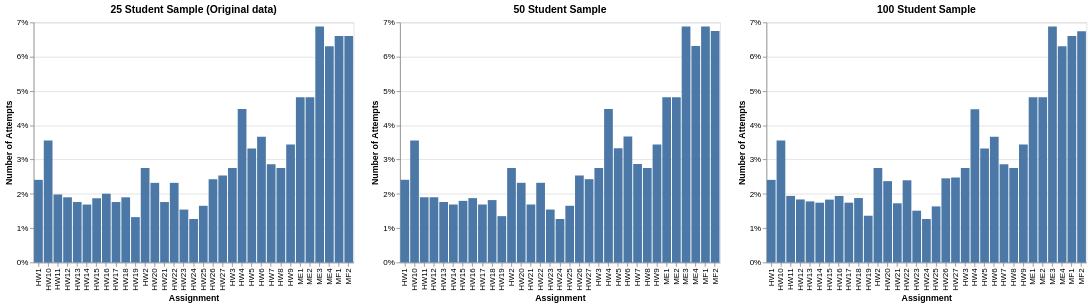

The notebook cell this image was saved under:
### Markdown cell above
### Assignment Coverage

### Code cell
coverage_chart(initial_data, 'assignment_id', '25 Student Sample (Original data)') | coverage_chart(sample_50, 'assignment_id', '50 Student Sample') | coverage_chart(sample_100,'assignment_id', '100 Student Sample')

### Figure 1 — Vega specification as saved in the notebook (floating-point values rounded to 4 significant figures)
{"$schema": "https://vega.github.io/schema/vega/v6.json", "data": [{"name": "source_0", "values": [{"__count": 1, "assignment_id": "ME3", "proportion": 0.06878}, {"__count": 1, "assignment_id": "MF2", "proportion": 0.06603}, {"__count": 1, "assignment_id": "MF1", "proportion": 0.06603}, {"__count": 1, "assignment_id": "ME4", "proportion": 0.06305}, {"__count": 1, "assignment_id": "ME1", "proportion": 0.04815}, {"__count": 1, "assignment_id": "ME2", "proportion": 0.04815}, {"__count": 1, "assignment_id": "HW4", "proportion": 0.04471}, {"__count": 1, "assignment_id": "HW6", "proportion": 0.03668}, {"__count": 1, "assignment_id": "HW10", "proportion": 0.03554}, {"__count": 1, "assignment_id": "HW9", "proportion": 0.03439}, {"__count": 1, "assignment_id": "HW5", "proportion": 0.03324}, {"__count": 1, "assignment_id": "HW7", "proportion": 0.02866}, {"__count": 1, "assignment_id": "HW8", "proportion": 0.02751}, {"__count": 1, "assignment_id": "HW3", "proportion": 0.02751}, {"__count": 1, "assignment_id": "HW2", "proportion": 0.02751}, {"__count": 1, "assignment_id": "HW27", "proportion": 0.02531}, {"__count": 1, "assignment_id": "HW26", "proportion": 0.02426}, {"__count": 1, "assignment_id": "HW1", "proportion": 0.02407}, {"__count": 1, "assignment_id": "HW20", "proportion": 0.0232}, {"__count": 1, "assignment_id": "HW22", "proportion": 0.0232}, {"__count": 1, "assignment_id": "HW16", "proportion": 0.02004}, {"__count": 1, "assignment_id": "HW11", "proportion": 0.01981}, {"__count": 1, "assignment_id": "HW18", "proportion": 0.01898}, {"__count": 1, "assignment_id": "HW12", "proportion": 0.01898}, {"__count": 1, "assignment_id": "HW15", "proportion": 0.01871}, {"__count": 1, "assignment_id": "HW17", "proportion": 0.01761}, {"__count": 1, "assignment_id": "HW21", "proportion": 0.01761}, {"__count": 1, "assignment_id": "HW13", "proportion": 0.01761}, {"__count": 1, "assignment_id": "HW14", "proportion": 0.01687}, {"__count": 1, "assignment_id": "HW25", "proportion": 0.01651}, {"__count": 1, "assignment_id": "HW23", "proportion": 0.01541}, {"__count": 1, "assignment_id": "HW19", "proportion": 0.01321}, {"__count": 1, "assignment_id": "HW24", "proportion": 0.01266}]}, {"name": "source_1", "values": [{"__count": 1, "assignment_id": "ME3", "proportion": 0.06884}, {"__count": 1, "assignment_id": "MF1", "proportion": 0.06884}, {"__count": 1, "assignment_id": "MF2", "proportion": 0.06746}, {"__count": 1, "assignment_id": "ME4", "proportion": 0.0631}, {"__count": 1, "assignment_id": "ME1", "proportion": 0.04819}, {"__count": 1, "assignment_id": "ME2", "proportion": 0.04819}, {"__count": 1, "assignment_id": "HW4", "proportion": 0.04474}, {"__count": 1, "assignment_id": "HW6", "proportion": 0.03671}, {"__count": 1, "assignment_id": "HW10", "proportion": 0.03557}, {"__count": 1, "assignment_id": "HW9", "proportion": 0.03442}, {"__count": 1, "assignment_id": "HW5", "proportion": 0.03327}, {"__count": 1, "assignment_id": "HW7", "proportion": 0.02868}, {"__count": 1, "assignment_id": "HW8", "proportion": 0.02753}, {"__count": 1, "assignment_id": "HW3", "proportion": 0.02753}, {"__count": 1, "assignment_id": "HW2", "proportion": 0.02753}, {"__count": 1, "assignment_id": "HW26", "proportion": 0.02533}, {"__count": 1, "assignment_id": "HW27", "proportion": 0.02428}, {"__count": 1, "assignment_id": "HW1", "proportion": 0.02409}, {"__count": 1, "assignment_id": "HW20", "proportion": 0.02322}, {"__count": 1, "assignment_id": "HW22", "proportion": 0.02322}, {"__count": 1, "assignment_id": "HW12", "proportion": 0.019}, {"__count": 1, "assignment_id": "HW11", "proportion": 0.019}, {"__count": 1, "assignment_id": "HW16", "proportion": 0.01875}, {"__count": 1, "assignment_id": "HW18", "proportion": 0.01817}, {"__count": 1, "assignment_id": "HW15", "proportion": 0.01794}, {"__count": 1, "assignment_id": "HW13", "proportion": 0.01762}, {"__count": 1, "assignment_id": "HW21", "proportion": 0.01689}, {"__count": 1, "assignment_id": "HW14", "proportion": 0.01689}, {"__count": 1, "assignment_id": "HW17", "proportion": 0.01689}, {"__count": 1, "assignment_id": "HW25", "proportion": 0.01652}, {"__count": 1, "assignment_id": "HW23", "proportion": 0.01542}, {"__count": 1, "assignment_id": "HW19", "proportion": 0.01349}, {"__count": 1, "assignment_id": "HW24", "proportion": 0.01267}]}, {"name": "source_2", "values": [{"__count": 1, "assignment_id": "ME3", "proportion": 0.06877}, {"__count": 1, "assignment_id": "MF2", "proportion": 0.06739}, {"__count": 1, "assignment_id": "MF1", "proportion": 0.06602}, {"__count": 1, "assignment_id": "ME4", "proportion": 0.06304}, {"__count": 1, "assignment_id": "ME1", "proportion": 0.04814}, {"__count": 1, "assignment_id": "ME2", "proportion": 0.04814}, {"__count": 1, "assignment_id": "HW4", "proportion": 0.0447}, {"__count": 1, "assignment_id": "HW6", "proportion": 0.03668}, {"__count": 1, "assignment_id": "HW10", "proportion": 0.03553}, {"__count": 1, "assignment_id": "HW9", "proportion": 0.03438}, {"__count": 1, "assignment_id": "HW5", "proportion": 0.03324}, {"__count": 1, "assignment_id": "HW7", "proportion": 0.02865}, {"__count": 1, "assignment_id": "HW3", "proportion": 0.02751}, {"__count": 1, "assignment_id": "HW8", "proportion": 0.02751}, {"__count": 1, "assignment_id": "HW2", "proportion": 0.02751}, {"__count": 1, "assignment_id": "HW27", "proportion": 0.02478}, {"__count": 1, "assignment_id": "HW26", "proportion": 0.02452}, {"__count": 1, "assignment_id": "HW1", "proportion": 0.02407}, {"__count": 1, "assignment_id": "HW22", "proportion": 0.02395}, {"__count": 1, "assignment_id": "HW20", "proportion": 0.0237}, {"__count": 1, "assignment_id": "HW11", "proportion": 0.01939}, {"__count": 1, "assignment_id": "HW16", "proportion": 0.01938}, {"__count": 1, "assignment_id": "HW18", "proportion": 0.01877}, {"__count": 1, "assignment_id": "HW12", "proportion": 0.01836}, {"__count": 1, "assignment_id": "HW15", "proportion": 0.01832}, {"__count": 1, "assignment_id": "HW13", "proportion": 0.01779}, {"__count": 1, "assignment_id": "HW14", "proportion": 0.01742}, {"__count": 1, "assignment_id": "HW17", "proportion": 0.01742}, {"__count": 1, "assignment_id": "HW21", "proportion": 0.01724}, {"__count": 1, "assignment_id": "HW25", "proportion": 0.01633}, {"__count": 1, "assignment_id": "HW23", "proportion": 0.01508}, {"__count": 1, "assignment_id": "HW19", "proportion": 0.01362}, {"__count": 1, "assignment_id": "HW24", "proportion": 0.01265}]}, {"name": "source_0_concat_0_x_domain_assignment_id", "values": [{"assignment_id": "ME3"}, {"assignment_id": "MF2"}, {"assignment_id": "MF1"}, {"assignment_id": "ME4"}, {"assignment_id": "ME1"}, {"assignment_id": "ME2"}, {"assignment_id": "HW4"}, {"assignment_id": "HW6"}, {"assignment_id": "HW10"}, {"assignment_id": "HW9"}, {"assignment_id": "HW5"}, {"assignment_id": "HW7"}, {"assignment_id": "HW8"}, {"assignment_id": "HW3"}, {"assignment_id": "HW2"}, {"assignment_id": "HW27"}, {"assignment_id": "HW26"}, {"assignment_id": "HW1"}, {"assignment_id": "HW20"}, {"assignment_id": "HW22"}, {"assignment_id": "HW16"}, {"assignment_id": "HW11"}, {"assignment_id": "HW18"}, {"assignment_id": "HW12"}, {"assignment_id": "HW15"}, {"assignment_id": "HW17"}, {"assignment_id": "HW21"}, {"assignment_id": "HW13"}, {"assignment_id": "HW14"}, {"assignment_id": "HW25"}, {"assignment_id": "HW23"}, {"assignment_id": "HW19"}, {"assignment_id": "HW24"}]}, {"name": "source_0_concat_0_y_domain_proportion", "values": [{"min": 0.01266, "max": 0.06878}]}, {"name": "source_1_concat_1_x_domain_assignment_id", "values": [{"assignment_id": "ME3"}, {"assignment_id": "MF1"}, {"assignment_id": "MF2"}, {"assignment_id": "ME4"}, {"assignment_id": "ME1"}, {"assignment_id": "ME2"}, {"assignment_id": "HW4"}, {"assignment_id": "HW6"}, {"assignment_id": "HW10"}, {"assignment_id": "HW9"}, {"assignment_id": "HW5"}, {"assignment_id": "HW7"}, {"assignment_id": "HW8"}, {"assignment_id": "HW3"}, {"assignment_id": "HW2"}, {"assignment_id": "HW26"}, {"assignment_id": "HW27"}, {"assignment_id": "HW1"}, {"assignment_id": "HW20"}, {"assignment_id": "HW22"}, {"assignment_id": "HW12"}, {"assignment_id": "HW11"}, {"assignment_id": "HW16"}, {"assignment_id": "HW18"}, {"assignment_id": "HW15"}, {"assignment_id": "HW13"}, {"assignment_id": "HW21"}, {"assignment_id": "HW14"}, {"assignment_id": "HW17"}, {"assignment_id": "HW25"}, {"assignment_id": "HW23"}, {"assignment_id": "HW19"}, {"assignment_id": "HW24"}]}, {"name": "source_1_concat_1_y_domain_proportion", "values": [{"min": 0.01267, "max": 0.06884}]}, {"name": "source_2_concat_2_x_domain_assignment_id", "values": [{"assignment_id": "ME3"}, {"assignment_id": "MF2"}, {"assignment_id": "MF1"}, {"assignment_id": "ME4"}, {"assignment_id": "ME1"}, {"assignment_id": "ME2"}, {"assignment_id": "HW4"}, {"assignment_id": "HW6"}, {"assignment_id": "HW10"}, {"assignment_id": "HW9"}, {"assignment_id": "HW5"}, {"assignment_id": "HW7"}, {"assignment_id": "HW3"}, {"assignment_id": "HW8"}, {"assignment_id": "HW2"}, {"assignment_id": "HW27"}, {"assignment_id": "HW26"}, {"assignment_id": "HW1"}, {"assignment_id": "HW22"}, {"assignment_id": "HW20"}, {"assignment_id": "HW11"}, {"assignment_id": "HW16"}, {"assignment_id": "HW18"}, {"assignment_id": "HW12"}, {"assignment_id": "HW15"}, {"assignment_id": "HW13"}, {"assignment_id": "HW14"}, {"assignment_id": "HW17"}, {"assignment_id": "HW21"}, {"assignment_id": "HW25"}, {"assignment_id": "HW23"}, {"assignment_id": "HW19"}, {"assignment_id": "HW24"}]}, {"name": "source_2_concat_2_y_domain_proportion", "values": [{"min": 0.01265, "max": 0.06877}]}], "signals": [{"name": "childWidth", "value": 400}], "marks": [{"type": "group", "name": "concat_0_group", "encode": {"update": {"height": {"signal": "height"}, "width": {"signal": "childWidth"}}}, "marks": [{"type": "rect", "name": "concat_0_marks", "from": {"data": "source_0"}, "encode": {"update": {"fill": {"value": "#4c78a8"}, "tooltip": {"signal": "{\"assignment_id\": isValid(datum[\"assignment_id\"]) ? isArray(datum[\"assignment_id\"]) ? join(datum[\"assignment_id\"], '\\n') : datum[\"assignment_id\"] : \"\"+datum[\"assignment_id\"], \"Count of Records\": format(datum[\"__count\"], \"\")}"}, "y2": {"value": 0, "scale": "concat_0_y"}, "y": {"field": "proportion", "scale": "concat_0_y"}, "x": {"field": "assignment_id", "scale": "concat_0_x"}, "width": {"signal": "max(0.25, bandwidth('concat_0_x'))"}}}, "style": ["bar"]}], "axes": [{"scale": "concat_0_y", "maxExtent": 0, "grid": true, "ticks": false, "labels": false, "tickCount": {"signal": "ceil(height/40)"}, "domain": false, "orient": "left", "gridScale": "concat_0_x", "minExtent": 0, "aria": false, "zindex": 0}, {"scale": "concat_0_x", "grid": false, "orient": "bottom", "labelAlign": "right", "labelBaseline": "middle", "labelAngle": 270, "zindex": 0, "title": "Assignment"}, {"scale": "concat_0_y", "tickCount": {"signal": "ceil(height/40)"}, "zindex": 0, "title": "Number of Attempts", "orient": "left", "labelOverlap": true, "grid": false, "format": ".0%"}], "title": {"text": "25 Student Sample (Original data)", "frame": "group"}, "style": "cell"}, {"type": "group", "name": "concat_1_group", "encode": {"update": {"height": {"signal": "height"}, "width": {"signal": "childWidth"}}}, "marks": [{"type": "rect", "name": "concat_1_marks", "from": {"data": "source_1"}, "encode": {"update": {"width": {"signal": "max(0.25, bandwidth('concat_1_x'))"}, "fill": {"value": "#4c78a8"}, "tooltip": {"signal": "{\"assignment_id\": isValid(datum[\"assignment_id\"]) ? isArray(datum[\"assignment_id\"]) ? join(datum[\"assignment_id\"], '\\n') : datum[\"assignment_id\"] : \"\"+datum[\"assignment_id\"], \"Count of Records\": format(datum[\"__count\"], \"\")}"}, "x": {"field": "assignment_id", "scale": "concat_1_x"}, "y": {"field": "proportion", "scale": "concat_1_y"}, "y2": {"value": 0, "scale": "concat_1_y"}}}, "style": ["bar"]}], "axes": [{"scale": "concat_1_y", "orient": "left", "minExtent": 0, "zindex": 0, "domain": false, "ticks": false, "aria": false, "tickCount": {"signal": "ceil(height/40)"}, "maxExtent": 0, "labels": false, "grid": true, "gridScale": "concat_1_x"}, {"scale": "concat_1_x", "grid": false, "labelAngle": 270, "orient": "bottom", "labelAlign": "right", "labelBaseline": "middle", "zindex": 0, "title": "Assignment"}, {"scale": "concat_1_y", "orient": "left", "title": "Number of Attempts", "format": ".0%", "labelOverlap": true, "zindex": 0, "grid": false, "tickCount": {"signal": "ceil(height/40)"}}], "title": {"text": "50 Student Sample", "frame": "group"}, "style": "cell"}, {"type": "group", "name": "concat_2_group", "encode": {"update": {"width": {"signal": "childWidth"}, "height": {"signal": "height"}}}, "marks": [{"type": "rect", "name": "concat_2_marks", "from": {"data": "source_2"}, "encode": {"update": {"fill": {"value": "#4c78a8"}, "tooltip": {"signal": "{\"assignment_id\": isValid(datum[\"assignment_id\"]) ? isArray(datum[\"assignment_id\"]) ? join(datum[\"assignment_id\"], '\\n') : datum[\"assignment_id\"] : \"\"+datum[\"assignment_id\"], \"Count of Records\": format(datum[\"__count\"], \"\")}"}, "y": {"field": "proportion", "scale": "concat_2_y"}, "y2": {"value": 0, "scale": "concat_2_y"}, "x": {"field": "assignment_id", "scale": "concat_2_x"}, "width": {"signal": "max(0.25, bandwidth('concat_2_x'))"}}}, "style": ["bar"]}], "axes": [{"scale": "concat_2_y", "gridScale": "concat_2_x", "minExtent": 0, "orient": "left", "ticks": false, "grid": true, "labels": false, "domain": false, "maxExtent": 0, "tickCount": {"signal": "ceil(height/40)"}, "zindex": 0, "aria": false}, {"scale": "concat_2_x", "labelAngle": 270, "grid": false, "labelBaseline": "middle", "zindex": 0, "orient": "bottom", "labelAlign": "right", "title": "Assignment"}, {"scale": "concat_2_y", "zindex": 0, "grid": false, "format": ".0%", "orient": "left", "title": "Number of Attempts", "labelOverlap": true, "tickCount": {"signal": "ceil(height/40)"}}], "title": {"text": "100 Student Sample", "frame": "group"}, "style": "cell"}], "scales": [{"name": "concat_0_x", "type": "band", "domain": {"data": "source_0_concat_0_x_domain_assignment_id", "field": "assignment_id", "sort": true}, "range": [0, {"signal": "childWidth"}], "paddingInner": 0.1, "paddingOuter": 0.05}, {"name": "concat_0_y", "type": "linear", "domain": [{"signal": "(data(\"source_0_concat_0_y_domain_proportion\")[0] || {}).min"}, {"signal": "(data(\"source_0_concat_0_y_domain_proportion\")[0] || {}).max"}], "range": [{"signal": "height"}, 0], "zero": true, "nice": true}, {"name": "concat_1_x", "type": "band", "domain": {"data": "source_1_concat_1_x_domain_assignment_id", "field": "assignment_id", "sort": true}, "range": [0, {"signal": "childWidth"}], "paddingOuter": 0.05, "paddingInner": 0.1}, {"name": "concat_1_y", "type": "linear", "domain": [{"signal": "(data(\"source_1_concat_1_y_domain_proportion\")[0] || {}).min"}, {"signal": "(data(\"source_1_concat_1_y_domain_proportion\")[0] || {}).max"}], "range": [{"signal": "height"}, 0], "nice": true, "zero": true}, {"name": "concat_2_x", "type": "band", "domain": {"data": "source_2_concat_2_x_domain_assignment_id", "field": "assignment_id", "sort": true}, "range": [0, {"signal": "childWidth"}], "paddingInner": 0.1, "paddingOuter": 0.05}, {"name": "concat_2_y", "type": "linear", "domain": [{"signal": "(data(\"source_2_concat_2_y_domain_proportion\")[0] || {}).min"}, {"signal": "(data(\"source_2_concat_2_y_domain_proportion\")[0] || {}).max"}], "range": [{"signal": "height"}, 0], "nice": true, "zero": true}], "padding": 5, "height": 300, "background": "white", "layout": {"padding": 20, "bounds": "full", "align": "each"}}
